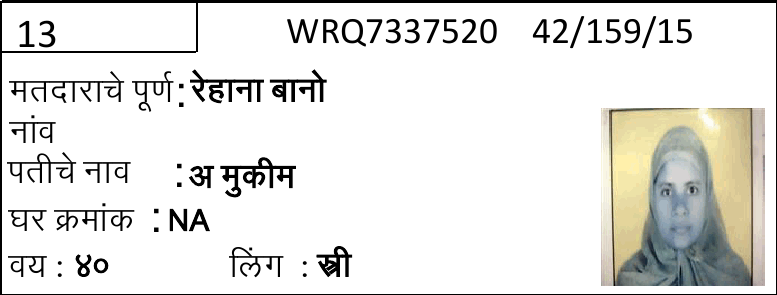
#> input picture data/4.png, 777 x 295 px
$ python detect_sr_no.py
#> lines starting #> are read from the running program, lines starting #| are printed output that depends on the picture; after the words box and inside, x2 and y2 are one past the last pixel; in counts of white or black regions, pixels touching at a corner belong together
#> further down, test_img is the input picture: shape (295, 777, 3); mean B, G, R 225.3, 228.3, 228.6
### src/crop.py

"""src.crop
-----------------

Utilities for cropping regions of interest from images used in
the ImageProcessing project.

This module provides deterministic crops (for age/gender regions)
and a utility to tightly crop around dark foreground pixels on a
light background.

All functions validate inputs, use snake_case names, and return
copies of image slices to avoid surprises from view semantics.
"""


import cv2
import numpy as np
from typing import Tuple

__all__ = ["crop_age", "crop_gender", "cut2cut_crop", "crop_epic_id", "crop_name", "crop_relationship",
           "crop_relationship_name", "crop_sr_no", "crop_ward_id", "crop_house_no"]


def _validate_image_and_shape(img: np.ndarray) -> Tuple[int, int]:
    if img is None:
        raise ValueError("`img` is None")
    if not isinstance(img, np.ndarray):
        raise TypeError("`img` must be a numpy.ndarray")
    if img.size == 0:
        raise ValueError("Empty image provided")

    h, w = img.shape[:2]
#> h = 295; w = 777
    return h, w


def _clamp(value: int, minimum: int, maximum: int) -> int:
    return max(minimum, min(value, maximum))


# [16 lines left out: function cut2cut_crop, not called in this run]


def crop_sr_no(img: np.ndarray) -> np.ndarray:
    h, w = _validate_image_and_shape(img)
#> h = 295; w = 777

    x1 = int(0.00 * w)
#> x1 = 0
    x2 = int(0.15 * w)
#> x2 = 116
    y1 = int(0.05 * h)
#> y1 = 14
    y2 = int(0.18 * h)
#> y2 = 53

    x1 = _clamp(x1, 0, w)
    x2 = _clamp(x2, 0, w)
    y1 = _clamp(y1, 0, h)
    y2 = _clamp(y2, 0, h)

    if x2 <= x1 or y2 <= y1:
        raise ValueError("Calculated gender crop region is empty or invalid")

    return img[y1:y2, x1:x2].copy()
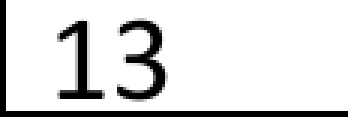
#> returned value: shape (39, 116, 3) (shown 3 times larger); min 0, max 255, mean 220.1


# [169 lines left out: functions crop_epic_id, crop_ward_id, crop_name, crop_relationship, crop_relationship, crop_relationship_name and 3 more, not called in this run]

### src/sr_no_service.py
"""SR No (Serial Number) detection service.

This module provides the core logic for extracting serial numbers from
voter block images using OCR and pattern matching.
"""

import numpy as np
from dataclasses import dataclass
from typing import Optional
import pytesseract
import cv2
import re
from crop import crop_sr_no


@dataclass
class SRNoDetectionResult:
    """Result of SR number detection."""
    sr_no: Optional[int]
    confidence: float


class SRNoDetector:
    """Detects and extracts SR number from voter block images."""

    def __init__(self, preprocess_threshold: int = 150):
        """Initialize the SR number detector.

        Args:
            preprocess_threshold: Threshold value for binary thresholding (0-255).
        """
        self.preprocess_threshold = preprocess_threshold

    def _preprocess_image(self, img: np.ndarray) -> np.ndarray:
        """Preprocess image for better OCR results.

        Args:
            img: Input image in BGR format.

        Returns:
            Preprocessed binary image.
        """
        # Crop the region of interest (ROI)
        img = crop_sr_no(img)

        # Convert image to grayscale
        gray = cv2.cvtColor(img, cv2.COLOR_BGR2GRAY)

        # Apply binary thresholding (convert to black and white)
        _, thresh = cv2.threshold(
            gray, self.preprocess_threshold, 255, cv2.THRESH_BINARY_INV
        )
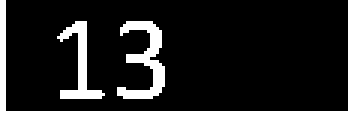
#> thresh: shape (39, 116) (shown 3 times larger); 13.7% white; 3 white regions, box (x1, y1, x2, y2) and area: (0, 0, 116, 39) 306, (39, 7, 55, 33) 181, (19, 7, 35, 33) 133

        # Skip dilation - saves ~30-50ms per image. Tesseract handles thin text well.
        # kernel = np.ones((3, 3), np.uint8)
        # thresh = cv2.dilate(thresh, kernel, iterations=1)

        return thresh

    def detect(self, img: np.ndarray) -> SRNoDetectionResult:
        """Detect SR number from image.

        Args:
            img: Input image (BGR format).

        Returns:
            SRNoDetectionResult containing the detected SR number and confidence.
        """
        if img is None:
            return SRNoDetectionResult(sr_no=None, confidence=0.0)

        try:
            # Preprocess image
            preprocessed_img = self._preprocess_image(img)

            # Use Tesseract to extract text
            # The config `--psm 6` treats the image as a single uniform block of text
#> (the run stopped early here; a loop or call above may not have finished)

$ run again, with data/1.png copied over data/4.png
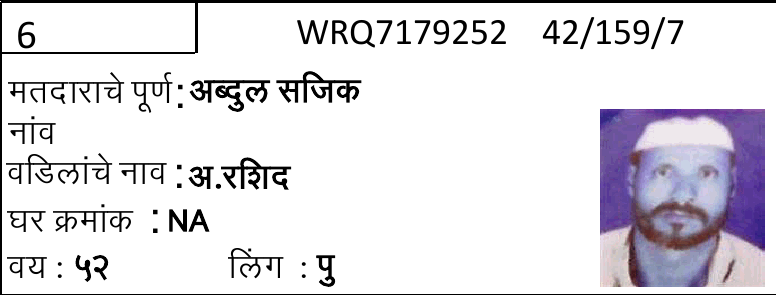
#> input picture data/1.png, 776 x 295 px
#> test_img is the input picture: shape (295, 776, 3); mean B, G, R 227.6, 222.3, 224.4
#> in crop_sr_no, `h, w = _validate_image_and_shape(img)`: h = 295; w = 776
#> x1 = 0
#> x2 = 116
#> y1 = 14
#> y2 = 53
#> in crop_sr_no, `return img[y1:y2, x1:x2].copy()`:
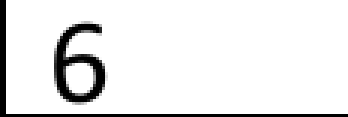
#> returned value: shape (39, 116, 3) (shown 3 times larger); min 0, max 255, mean 232.9
#> in _preprocess_image, `_, thresh = cv2.threshold( gray, self.preprocess_threshold, 255, cv2.T..`:
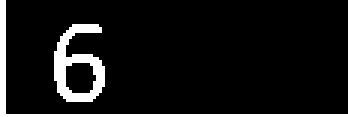
#> thresh: shape (39, 116) (shown 3 times larger); 8.9% white; 2 white regions, box (x1, y1, x2, y2) and area: (18, 8, 35, 34) 210, (0, 0, 116, 39) 192

$ run again, with data/3.png copied over data/4.png
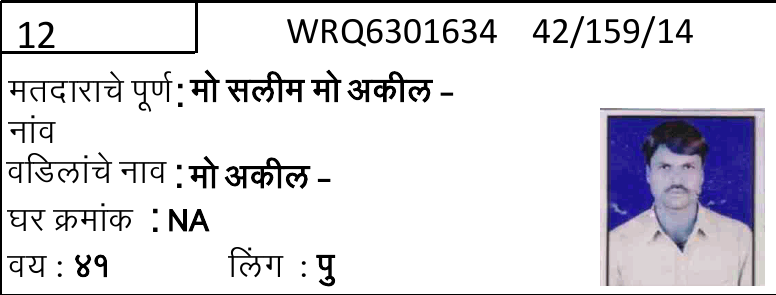
#> input picture data/3.png, 776 x 295 px
#> test_img is the input picture: shape (295, 776, 3); mean B, G, R 225.4, 219.8, 220.9
#> in crop_sr_no, `h, w = _validate_image_and_shape(img)`: h = 295; w = 776
#> x1 = 0
#> x2 = 116
#> y1 = 14
#> y2 = 53
#> in crop_sr_no, `return img[y1:y2, x1:x2].copy()`:
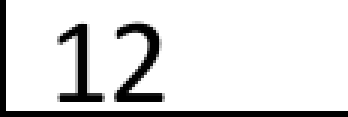
#> returned value: shape (39, 116, 3) (shown 3 times larger); min 0, max 255, mean 220.5
#> in _preprocess_image, `_, thresh = cv2.threshold( gray, self.preprocess_threshold, 255, cv2.T..`:
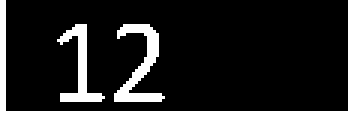
#> thresh: shape (39, 116) (shown 3 times larger); 13.4% white; 3 white regions, box (x1, y1, x2, y2) and area: (0, 0, 116, 39) 306, (38, 8, 55, 34) 169, (19, 8, 35, 34) 133
